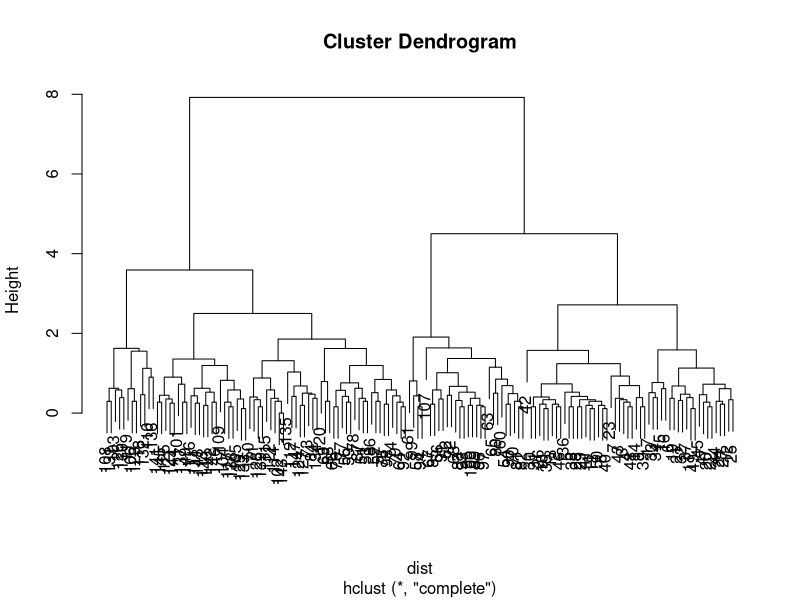

Write the R code that produced this figure.
setwd("E:/github/dataAnal_R_basic")

# install.packages("cluster")
library(cluster)

data(iris)

## iris 대상 유클리드 거리생성
# NAs introduced by coercion : 문자->숫자 경고
method <-  c("euclidean", "maximum", "manhattan", "canberra", "binary" , "minkowski")
# method[1]

dist <- dist(iris, method[6])

## 클러스터링 적용
hc <- hclust(dist)

# par(mfrow= c(3,2)) #1번만 실행
plot(hc)
